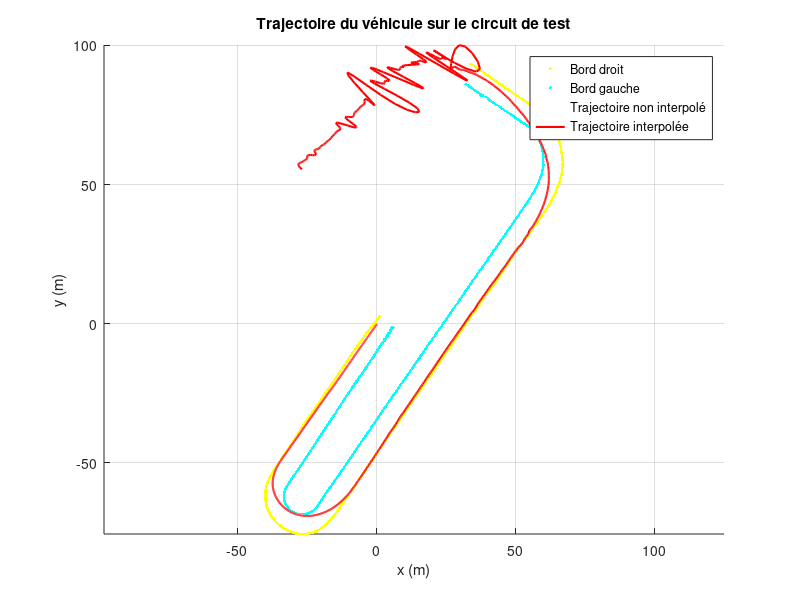

MATLAB code to generate this figure:
clearvars
load("dataGps.mat")

Tgps = dataGps(:,1);
Xgps = dataGps(:,2);
Ygps = dataGps(:,3);
Qgps = dataGps(:,4);
DataOk = dataGps(:,5);

% Vérification de la fréquence d'acquisition GPS
temp = diff(Tgps);
temp(temp == 0) = [];
f = numel(temp) / (max(Tgps) - min(Tgps));

% Déclaration des constantes
Fgps = 10;             % Fréquence du GPS en Hz
Tech = 0.02;           % Période d'acquisition (50 Hz)
x(1) = 0;
y(1) = 0;
phi(1) = -2.18;
x_b(1) = 0;
y_b(1) = 0;
phi_b(1) = -2.18;

% Chargement du plan du circuit
load Circuit_layout_map.mat

x1 = map_bd(:,1);  % Bord droit
y1 = map_bd(:,2);
x2 = map_bg(:,1);  % Bord gauche
y2 = map_bg(:,2);

% === INTERPOLATION DE LA TRAJECTOIRE GPS ===
% On enlève les doublons temporels
[T_unique, idx_unique] = unique(Tgps, 'stable');
X_unique = Xgps(idx_unique);
Y_unique = Ygps(idx_unique);

% On définit un temps régulier pour interpoler
ti = linspace(min(T_unique), max(T_unique), 2000); % 2000 points réguliers

% Interpolation linéaire (ou 'spline' pour plus de lissage)
Xi = interp1(T_unique, X_unique, ti, 'spline');
Yi = interp1(T_unique, Y_unique, ti, 'spline');

% === AFFICHAGE GRAPHIQUE ===
fig001 = figure;
hold on;

plot(x1, y1, 'y.', 'DisplayName', 'Bord droit');
plot(x2, y2, 'c.', 'DisplayName', 'Bord gauche');
plot(Xgps,Ygps,'w.', 'DisplayName', 'Trajectoire non interpolé')% Tracé de la trajectoire non interpolé en bleu
plot(Xi, Yi, 'r-', 'LineWidth', 1.5, 'DisplayName', 'Trajectoire interpolée');

axis equal;
xlabel('x (m)');
ylabel('y (m)');
title('Trajectoire du véhicule sur le circuit de test');
legend('Location', 'best');
grid on;
